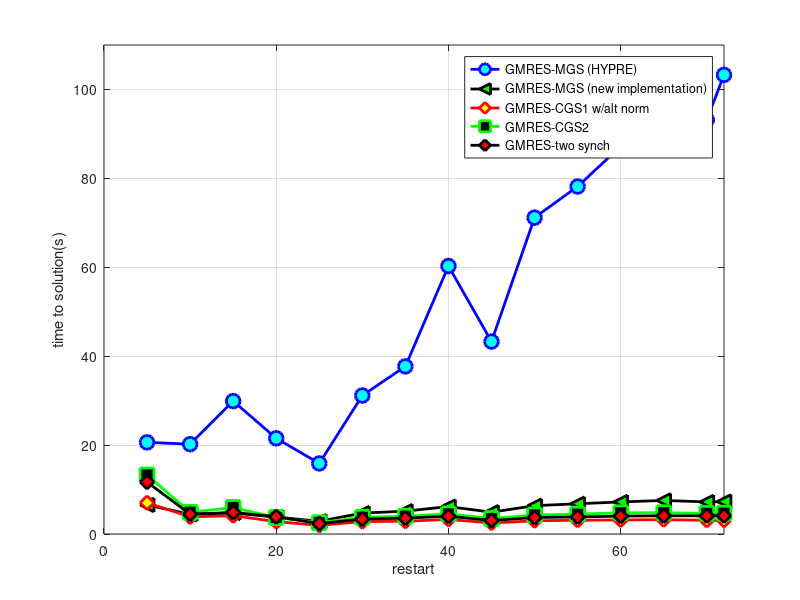
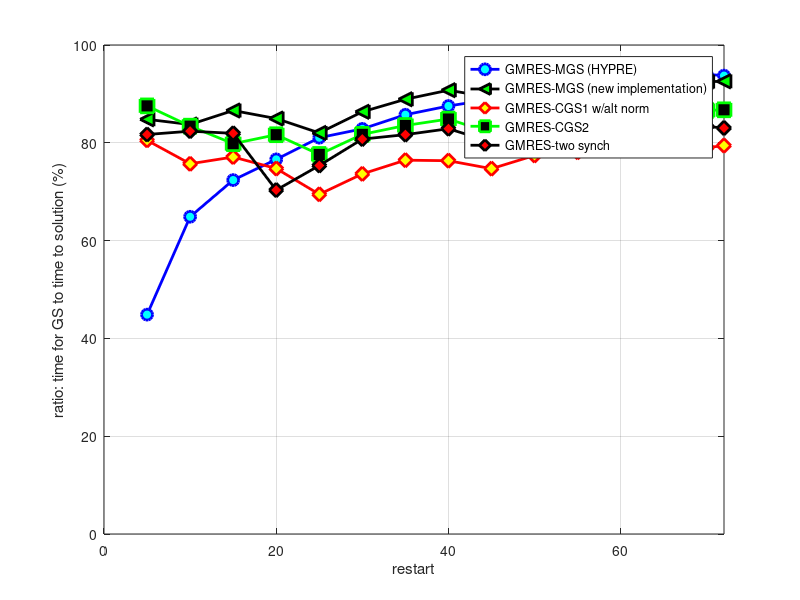

These figures' MATLAB source, in order:
close all;
clear all;

restart = [ 5 10 15 20 25 30 35 40 45 50 55 60 65 70 72 ];
gmres_time  =[20.6186  20.2074  29.8987  21.5269  15.88 31.15 37.7073 60.2905 43.29 71.17  78.1694  87.212 95.4134  93.1558  103.283];
gmres_gs_time = [9.25  13.11  21.64  16.4919 12.87 25.8072 32.33 52.77 38.4927 57.27 63.4808 80.03 88.16 87.56 96.82];
iters_gmres = [ 9346 4233 3690 2283 1421 2088  2143  2366  1656 2004 2012 1970 1917 1756 1749];

load('timeAll.mat');
load('timeGSAll.mat');
load('itersAll');


lineSpec = {'b-o', 'k-<', 'r-d', 'g-s', 'k-d'};
markerFill = {'c', 'g', 'y', 'k', 'r'};

figure(1)
plot(restart, gmres_time, lineSpec{1}, 'LineWidth', 2, 'MarkerSize', 10, 'MarkerFaceColor', markerFill{1});
grid on
hold on

plot(restart, timeAll(1, :), lineSpec{2}, 'LineWidth', 2, 'MarkerSize', 10, 'MarkerFaceColor',  markerFill{2});
plot(restart, timeAll(2, :), lineSpec{3}, 'LineWidth', 2, 'MarkerSize', 10, 'MarkerFaceColor',  markerFill{3});
plot(restart,timeAll(3, :), lineSpec{4}, 'LineWidth', 2, 'MarkerSize', 10, 'MarkerFaceColor',  markerFill{4});
plot(restart,timeAll(4, :), lineSpec{5}, 'LineWidth', 2, 'MarkerSize', 10, 'MarkerFaceColor',  markerFill{5});

xlabel('restart')
ylabel('time to solution(s)')
legend( 'GMRES-MGS (HYPRE)',...
    'GMRES-MGS (new implementation)',...
    'GMRES-CGS1 w/alt norm',...
    'GMRES-CGS2',...
    'GMRES-two synch');
xlim([0 72])
ylim([0 110])

figure(2) 
plot(restart, (gmres_gs_time./gmres_time)*100, lineSpec{1}, 'LineWidth', 2, 'MarkerSize', 8, 'MarkerFaceColor',  markerFill{1});
grid on
hold on
plot(restart, (timeGSAll(1,:)./timeAll(1, :))*100, lineSpec{2}, 'LineWidth', 2, 'MarkerSize', 10, 'MarkerFaceColor',  markerFill{2});
plot(restart, (timeGSAll(2,:)./timeAll(2, :))*100, lineSpec{3}, 'LineWidth', 2, 'MarkerSize', 10, 'MarkerFaceColor',  markerFill{3});
plot(restart, (timeGSAll(3,:)./timeAll(3, :))*100, lineSpec{4}, 'LineWidth', 2, 'MarkerSize', 10, 'MarkerFaceColor',  markerFill{4});
plot(restart, (timeGSAll(4,:)./timeAll(4, :))*100, lineSpec{5}, 'LineWidth', 2, 'MarkerSize', 10, 'MarkerFaceColor',  markerFill{5});

xlabel('restart')
ylabel('ratio: time for GS to time to solution (%)')
legend( 'GMRES-MGS (HYPRE)', 'GMRES-MGS (new implementation)', 'GMRES-CGS1 w/alt norm', 'GMRES-CGS2', 'GMRES-two synch')
xlim([0 72])
ylim([0 100])

